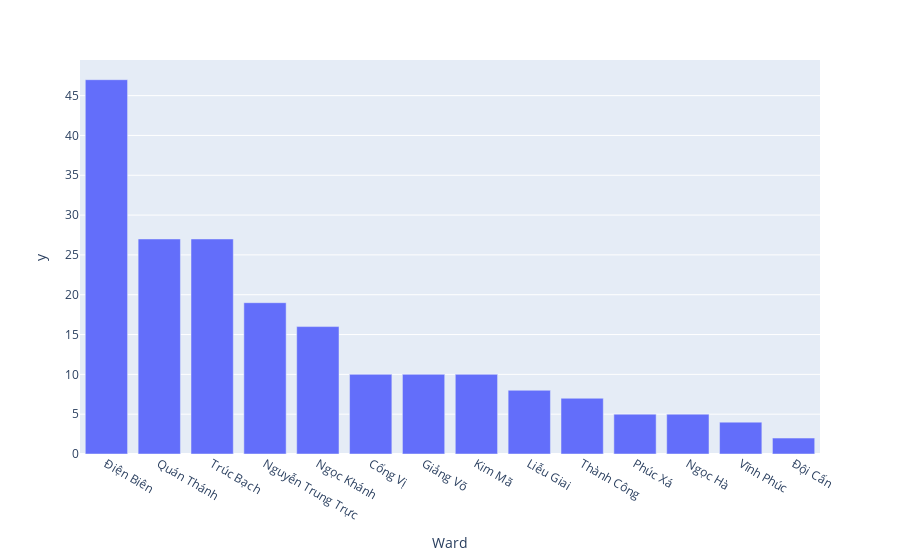

The notebook cell this image was saved under:
### Code cell
#Count
CountsTotal = []
Ward_Count_Total = new_df['Ward'].value_counts()
for i in range (0, len(Ward_Count_Total)): 
    CountsTotal.append(Ward_Count_Total[i])
px.bar(Ward_Count_Total, y = CountsTotal)

### Figure 1 — Plotly figure (JSON) as saved in the notebook; plotly's stock layout.template omitted (floating-point values rounded to 4 significant figures)
{"data": [{"alignmentgroup": "True", "hovertemplate": "Ward=%{x}<br>y=%{y}<extra></extra>", "legendgroup": "", "marker": {"color": "#636efa", "pattern": {"shape": ""}}, "name": "", "offsetgroup": "", "orientation": "v", "showlegend": false, "textposition": "auto", "type": "bar", "x": ["Điện Biên", "Quán Thánh", "Trúc Bạch", "Nguyễn Trung Trực", "Ngọc Khánh", "Cống Vị", "Giảng Võ", "Kim Mã", "Liễu Giai", "Thành Công", "Phúc Xá", "Ngọc Hà", "Vĩnh Phúc", "Đội Cấn"], "xaxis": "x", "y": [47, 27, 27, 19, 16, 10, 10, 10, 8, 7, 5, 5, 4, 2], "yaxis": "y"}], "layout": {"barmode": "relative", "legend": {"tracegroupgap": 0}, "margin": {"t": 60}, "xaxis": {"anchor": "y", "domain": [0, 1], "title": {"text": "Ward"}}, "yaxis": {"anchor": "x", "domain": [0, 1], "title": {"text": "y"}}}}
